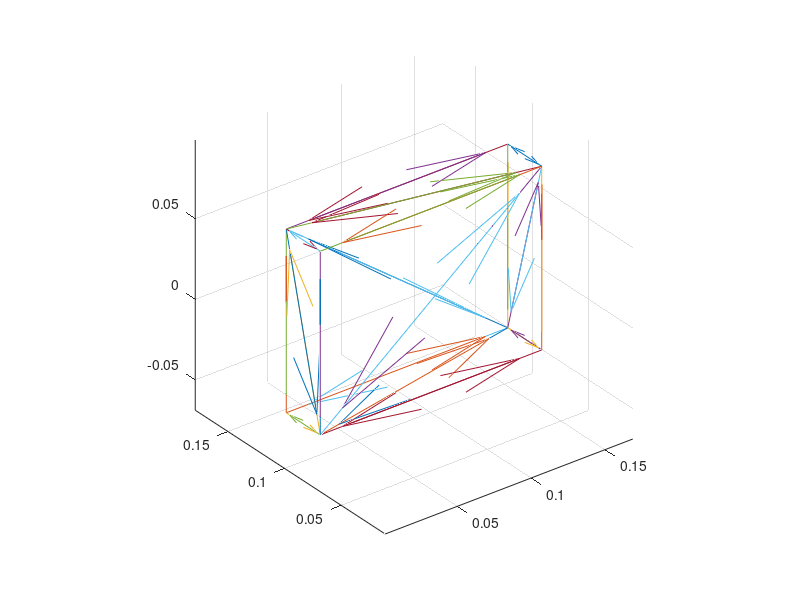

Write the MATLAB code that produced this figure.
load vertfgrs.mat
load f3fgrs.mat

nf3fgrs = size(f3fgrs, 1);
for i = 1:nf3fgrs
    id1 = f3fgrs(i,1);
    id2 = f3fgrs(i,2);
    id3 = f3fgrs(i,3);
    
    quiver3(vertfgrs(id1,1), vertfgrs(id1,2), vertfgrs(id1,3), ...
        vertfgrs(id2,1)-vertfgrs(id1,1), vertfgrs(id2,2)-vertfgrs(id1,2), ...
        vertfgrs(id2,3)-vertfgrs(id1,3));
    hold on;
    axis equal;
    quiver3(vertfgrs(id2,1), vertfgrs(id2,2), vertfgrs(id2,3), ...
        vertfgrs(id3,1)-vertfgrs(id2,1), vertfgrs(id3,2)-vertfgrs(id2,2), ...
        vertfgrs(id3,3)-vertfgrs(id2,3));
    quiver3(vertfgrs(id3,1), vertfgrs(id3,2), vertfgrs(id3,3), ...
        vertfgrs(id1,1)-vertfgrs(id3,1), vertfgrs(id1,2)-vertfgrs(id3,2), ...
        vertfgrs(id1,3)-vertfgrs(id3,3));
    disp(i);
end